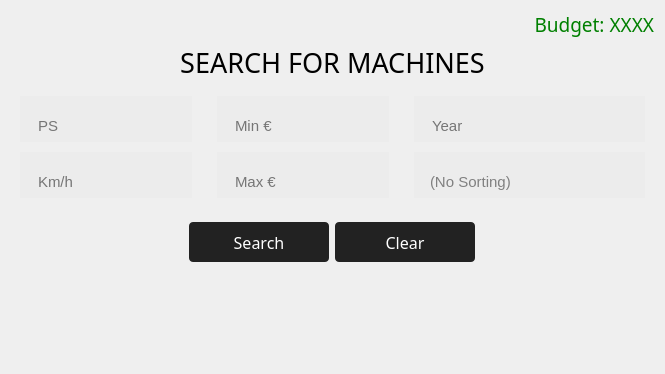
             <widget class="QWidget" name="page_search">
              <property name="styleSheet">
               <string notr="true">.QPushButton {
  background-color: #222;
  border-radius: 4px;
  border-style: none;
  color: #fff;
  line-height: 1.5;
  padding: 9px 20px 8px;
}

QPushButton:hover,
QPushButton:focus {
  background-color: rgb(54, 54, 54);
}

QLineEdit, QComboBox {
  color: rgba(0,0,0,.87);
  padding: 20px 16px 6px;
  background: #ececec;
  border: none;
  border-radius: 4px;
  border-bottom: 1px solid rgba(0,0,0,.42);
  border-radius: 0 0 0 0;
  font-size: 15px;
  height: 20px;
}

QComboBox:editable {
    background-color: #ececec;
    border: 1px solid #999; 
    border-radius: 4px; 
    padding: 6px;
}

QComboBox {
	color: grey;
}

QComboBox::drop-down {
    width: 20px; 
    background-color: #ececec;
    subcontrol-origin: padding;
    subcontrol-position: right center;
}

QComboBox::down-arrow {
    image: url(:/icons/assets/icons/icons_png/arrow_drop_down_FILL0_wght400_GRAD0_opsz48.png);
    width:20px; 
    height: 20px; 
	margin-right: 20px;
}

</string>
              </property>
              <layout class="QVBoxLayout" name="verticalLayout_8" stretch="0,0,0,0,0">
               <property name="sizeConstraint">
                <enum>QLayout::SetDefaultConstraint</enum>
               </property>
               <item>
                <widget class="QLabel" name="searchpage_budget_label">
                 <property name="font">
                  <font>
                   <family>Source Sans Pro SemiBold</family>
                   <pointsize>14</pointsize>
                  </font>
                 </property>
                 <property name="styleSheet">
                  <string notr="true">color: green;</string>
                 </property>
                 <property name="text">
                  <string>Budget: XXXX</string>
                 </property>
                 <property name="alignment">
                  <set>Qt::AlignRight|Qt::AlignTrailing|Qt::AlignVCenter</set>
                 </property>
                </widget>
               </item>
               <item>
                <widget class="QLabel" name="header_search">
                 <property name="font">
                  <font>
                   <family>Source Sans Pro SemiBold</family>
                   <pointsize>20</pointsize>
                  </font>
                 </property>
                 <property name="styleSheet">
                  <string notr="true"/>
                 </property>
                 <property name="text">
                  <string>SEARCH FOR MACHINES</string>
                 </property>
                 <property name="alignment">
                  <set>Qt::AlignCenter</set>
                 </property>
                </widget>
               </item>
               <item>
                <widget class="QFrame" name="frame_2">
                 <property name="sizePolicy">
                  <sizepolicy hsizetype="Preferred" vsizetype="Preferred">
                   <horstretch>0</horstretch>
                   <verstretch>0</verstretch>
                  </sizepolicy>
                 </property>
                 <property name="maximumSize">
                  <size>
                   <width>16777215</width>
                   <height>16777215</height>
                  </size>
                 </property>
                 <property name="frameShape">
                  <enum>QFrame::NoFrame</enum>
                 </property>
                 <property name="frameShadow">
                  <enum>QFrame::Raised</enum>
                 </property>
                 <layout class="QGridLayout" name="gridLayout">
                  <property name="horizontalSpacing">
                   <number>25</number>
                  </property>
                  <property name="verticalSpacing">
                   <number>10</number>
                  </property>
                  <item row="1" column="1">
                   <widget class="QLineEdit" name="search_field_max_price_buyer">
                    <property name="text">
                     <string/>
                    </property>
                    <property name="placeholderText">
                     <string>Max €</string>
                    </property>
                   </widget>
                  </item>
                  <item row="0" column="1">
                   <widget class="QLineEdit" name="search_field_min_price_buyer">
                    <property name="text">
                     <string/>
                    </property>
                    <property name="placeholderText">
                     <string>Min €</string>
                    </property>
                   </widget>
                  </item>
                  <item row="0" column="2">
                   <widget class="QLineEdit" name="search_field_year_buyer">
                    <property name="text">
                     <string/>
                    </property>
                    <property name="placeholderText">
                     <string>Year</string>
                    </property>
                   </widget>
                  </item>
                  <item row="1" column="2">
                   <widget class="QComboBox" name="sort_field_buyer">
                    <property name="cursor">
                     <cursorShape>PointingHandCursor</cursorShape>
                    </property>
                    <property name="editable">
                     <bool>false</bool>
                    </property>
                    <property name="currentText">
                     <string>(No Sorting)</string>
                    </property>
                    <property name="currentIndex">
                     <number>0</number>
                    </property>
                    <property name="sizeAdjustPolicy">
                     <enum>QComboBox::AdjustToContentsOnFirstShow</enum>
                    </property>
                    <property name="minimumContentsLength">
                     <number>0</number>
                    </property>
                    <property name="placeholderText">
                     <string>Sort by</string>
                    </property>
                    <property name="frame">
                     <bool>false</bool>
                    </property>
                    <property name="modelColumn">
                     <number>0</number>
                    </property>
                    <item>
                     <property name="text">
                      <string>(No Sorting)</string>
                     </property>
                    </item>
                    <item>
                     <property name="text">
                      <string>Sort by PS</string>
                     </property>
                    </item>
                    <item>
                     <property name="text">
                      <string>Sort by Km/h</string>
                     </property>
                    </item>
                    <item>
                     <property name="text">
                      <string>Sort by Price (Ascending)</string>
                     </property>
                    </item>
                    <item>
                     <property name="text">
                      <string>Sort by Price (Descending)</string>
                     </property>
                    </item>
                    <item>
                     <property name="text">
                      <string>Sort by Year</string>
                     </property>
                    </item>
                   </widget>
                  </item>
                  <item row="1" column="0">
                   <widget class="QLineEdit" name="search_field_kmh_buyer">
                    <property name="text">
                     <string/>
                    </property>
                    <property name="placeholderText">
                     <string>Km/h</string>
                    </property>
                   </widget>
                  </item>
                  <item row="0" column="0">
                   <widget class="QLineEdit" name="search_field_ps_buyer">
                    <property name="text">
                     <string/>
                    </property>
                    <property name="placeholderText">
                     <string>PS</string>
                    </property>
                   </widget>
                  </item>
                 </layout>
                </widget>
               </item>
               <item alignment="Qt::AlignHCenter">
                <widget class="QFrame" name="frame_buttons">
                 <property name="frameShape">
                  <enum>QFrame::NoFrame</enum>
                 </property>
                 <property name="frameShadow">
                  <enum>QFrame::Raised</enum>
                 </property>
                 <layout class="QHBoxLayout" name="horizontalLayout_3">
                  <item>
                   <widget class="QPushButton" name="searchitem_button">
                    <property name="minimumSize">
                     <size>
                      <width>140</width>
                      <height>40</height>
                     </size>
                    </property>
                    <property name="maximumSize">
                     <size>
                      <width>16777215</width>
                      <height>16777215</height>
                     </size>
                    </property>
                    <property name="font">
                     <font>
                      <family>Source Sans Pro</family>
                      <pointsize>12</pointsize>
                     </font>
                    </property>
                    <property name="cursor">
                     <cursorShape>PointingHandCursor</cursorShape>
                    </property>
                    <property name="focusPolicy">
                     <enum>Qt::NoFocus</enum>
                    </property>
                    <property name="text">
                     <string>Search</string>
                    </property>
                    <property name="icon">
                     <iconset resource="agriculture-shop-ressources.qrc">
                      <normaloff>:/icons_white/assets/icons/icons_png/icons_white/search_white.png</normaloff>:/icons_white/assets/icons/icons_png/icons_white/search_white.png</iconset>
                    </property>
                    <property name="iconSize">
                     <size>
                      <width>20</width>
                      <height>20</height>
                     </size>
                    </property>
                   </widget>
                  </item>
                  <item>
                   <widget class="QPushButton" name="clear_button_buyer">
                    <property name="minimumSize">
                     <size>
                      <width>140</width>
                      <height>40</height>
                     </size>
                    </property>
                    <property name="maximumSize">
                     <size>
                      <width>16777215</width>
                      <height>16777215</height>
                     </size>
                    </property>
                    <property name="font">
                     <font>
                      <family>Source Sans Pro</family>
                      <pointsize>12</pointsize>
                      <weight>50</weight>
                      <bold>false</bold>
                     </font>
                    </property>
                    <property name="cursor">
                     <cursorShape>PointingHandCursor</cursorShape>
                    </property>
                    <property name="focusPolicy">
                     <enum>Qt::NoFocus</enum>
                    </property>
                    <property name="text">
                     <string>Clear</string>
                    </property>
                   </widget>
                  </item>
                 </layout>
                </widget>
               </item>
               <item>
                <widget class="QFrame" name="frame_4">
                 <property name="frameShape">
                  <enum>QFrame::NoFrame</enum>
                 </property>
                 <property name="frameShadow">
                  <enum>QFrame::Raised</enum>
                 </property>
                 <layout class="QVBoxLayout" name="verticalLayout_11">
                  <item>
                   <widget class="QScrollArea" name="scrollArea_buyer">
                    <property name="styleSheet">
                     <string notr="true">QScrollBar::vertical {
	border:none;
	width: 7px;
	margin: 15px 0 15px 0;
	border-radius: 0;
}

QScrollBar::handle:vertical {
	background-color: rgb(67, 67, 67);
	min-height: 30px;
	border-radius: 3px;
}

QScrollBar::handle:hover {
	background-color: rgb(255, 0, 127);
}

QScrollBar::sub-line:vertical {
	border: none;
	height: 8px;
	border-top-left-radius: 3px;
	border-top-right-radius: 3px;
	subcontrol-position: top;
	subcontrol-origin: margin;
}

QScrollBar::add-line:vertical {
	border: none;
	height: 8px;
	border-bottom-left-radius: 3px;
	border-bottom-right-radius: 3px;
	subcontrol-position: bottom;
	subcontrol-origin: margin;
}

QScrollBar::up-arrow:vertical, QScrollBar::down:vertical {
	background: none;
}

QScrollBar::add-page:vertical, QScrollBar:sub-page:vertical {
	background: none;
}
</string>
                    </property>
                    <property name="frameShape">
                     <enum>QFrame::NoFrame</enum>
                    </property>
                    <property name="frameShadow">
                     <enum>QFrame::Raised</enum>
                    </property>
                    <property name="widgetResizable">
                     <bool>true</bool>
                    </property>
                    <widget class="QWidget" name="scrollAreaWidgetContents_2">
                     <property name="geometry">
                      <rect>
                       <x>0</x>
                       <y>0</y>
                       <width>1078</width>
                       <height>504</height>
                      </rect>
                     </property>
                     <property name="styleSheet">
                      <string notr="true">#frame:hover {
	background-color: rgba(0, 0, 0, 10);
}</string>
                     </property>
                     <layout class="QVBoxLayout" name="layout_search_buyer">
                      <property name="leftMargin">
                       <number>9</number>
                      </property>
                      <property name="topMargin">
                       <number>9</number>
                      </property>
                      <property name="rightMargin">
                       <number>0</number>
                      </property>
                      <property name="bottomMargin">
                       <number>9</number>
                      </property>
                     </layout>
                    </widget>
                   </widget>
                  </item>
                 </layout>
                </widget>
               </item>
              </layout>
             </widget>
